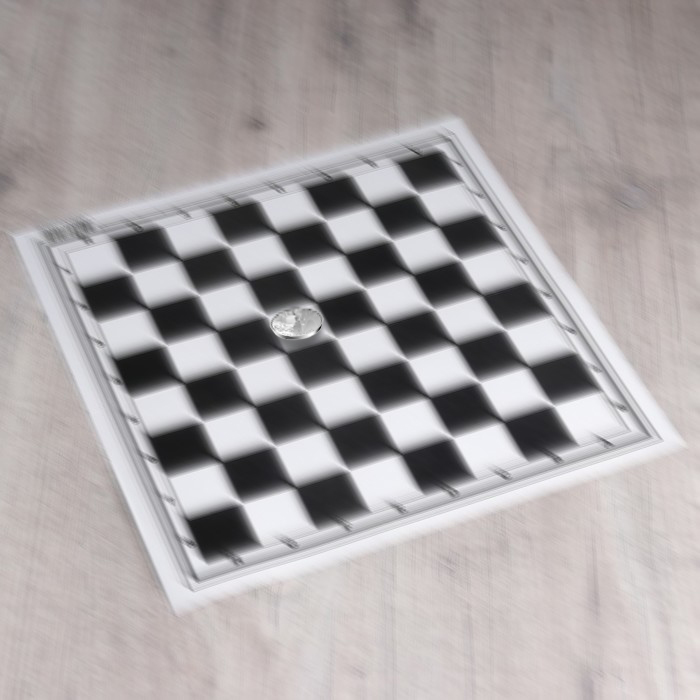
#> input picture homework/homework12/assets/chess_board_coin.jpg, 700 x 700 px
$ python homework12.2.py
#> lines starting #> are read from the running program, lines starting #| are printed output that depends on the picture; after the words box and inside, x2 and y2 are one past the last pixel; in counts of white or black regions, pixels touching at a corner belong together
import numpy as np
import cv2
from matplotlib import pyplot as plt

img = cv2.imread('assets/chess_board_coin.jpg')
#> img is the input picture: shape (700, 700, 3); mean B, G, R 165.4, 164.8, 170.2
canny = cv2.Canny(img, 100, 200)
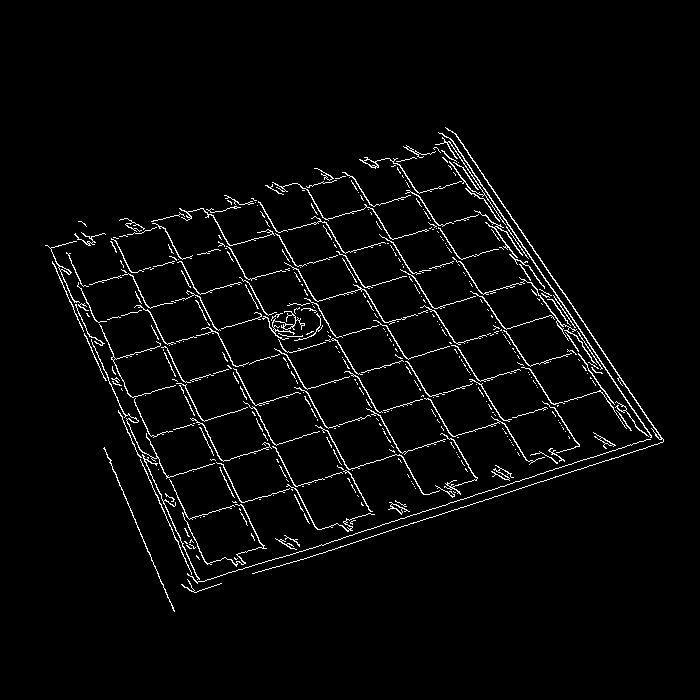
#> canny: shape (700, 700); 3.1% white in thin lines or dots, all inside (x1, y1, x2, y2) = (45, 127, 664, 612)

kernel = np.ones((3,3), 'uint8')
dilate = cv2.dilate(canny, kernel=kernel, iterations=1)
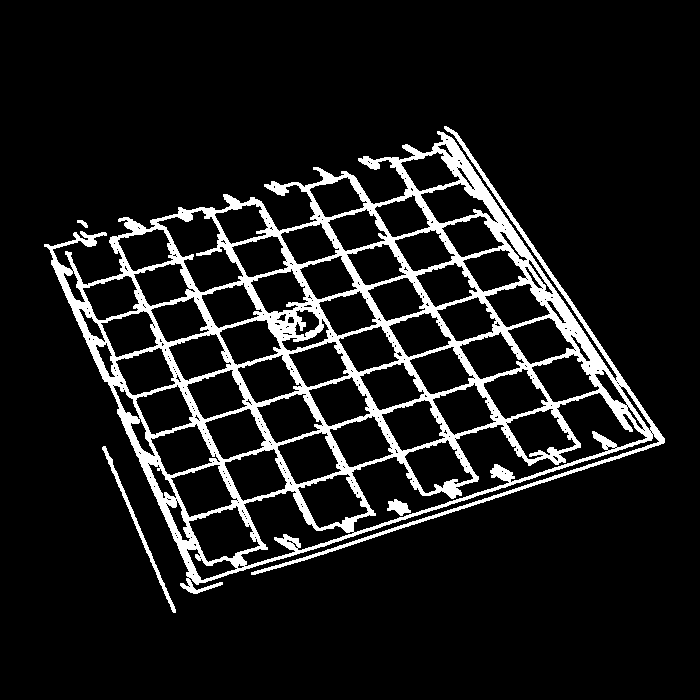
#> dilate: shape (700, 700); 10.1% white; 4 white regions, box (x1, y1, x2, y2) and area: (44, 126, 665, 594) 48325, (102, 446, 176, 613) 701, (387, 499, 411, 516) 232, (77, 220, 88, 228) 45
erosion = cv2.erode(dilate, kernel=kernel, iterations=1)
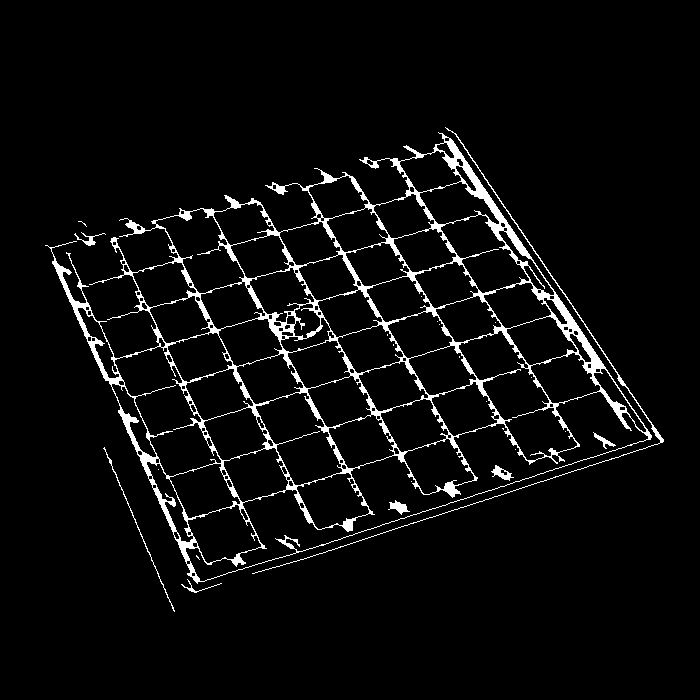
#> erosion: shape (700, 700); 4.7% white; 24 white regions (16 under 20 px), largest, box (x1, y1, x2, y2) and area: (45, 132, 652, 584) 21359, (252, 127, 664, 574) 1013, (103, 447, 175, 612) 223
plt.subplot(221), plt.imshow(img, cmap = 'gray')
plt.subplot(222), plt.imshow(canny, cmap = 'gray')
plt.subplot(223), plt.imshow(dilate, cmap = 'gray')
plt.subplot(224), plt.imshow(erosion, cmap = 'gray')
plt.show()
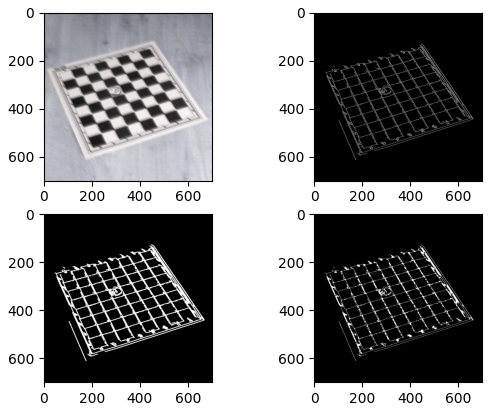
#> figure drawn by matplotlib, 4 panels; B, G, R data is drawn as R, G, B

$ run again, with homework/homework12/assets/chess_board_6.jpg copied over homework/homework12/assets/chess_board_coin.jpg
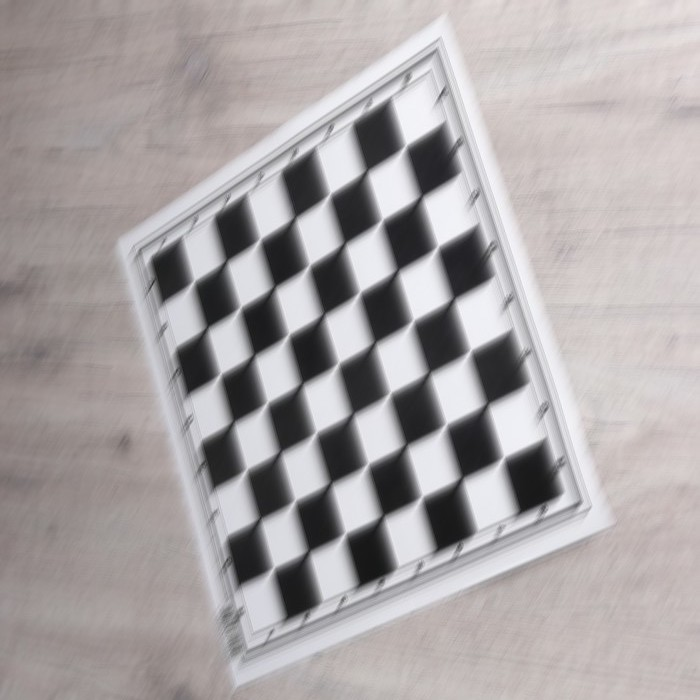
#> input picture homework/homework12/assets/chess_board_6.jpg, 700 x 700 px
#> img is the input picture: shape (700, 700, 3); mean B, G, R 165.6, 164.9, 170.4
#> `canny = cv2.Canny(img, 100, 200)`:
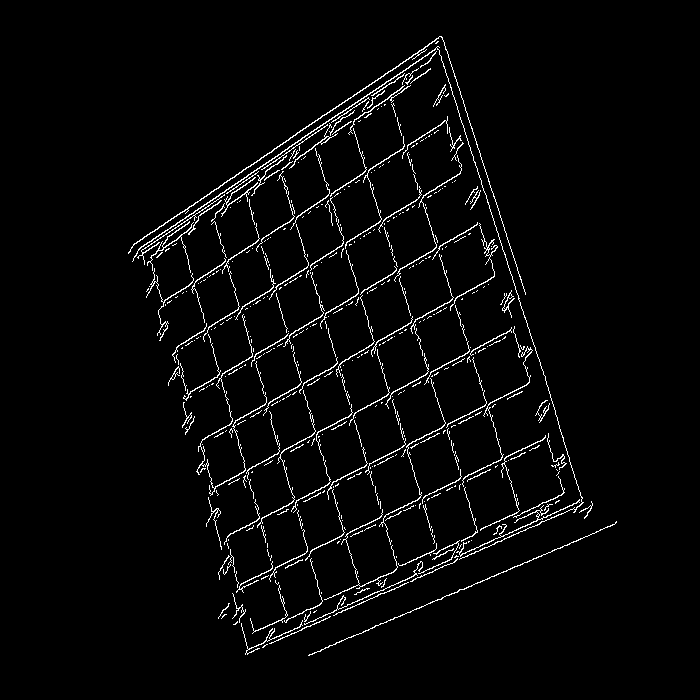
#> canny: shape (700, 700); 3.1% white in thin lines or dots, all inside (x1, y1, x2, y2) = (128, 36, 617, 656)
#> dilate: shape (700, 700); 10.1% white; 4 white regions, box (x1, y1, x2, y2) and area: (127, 35, 594, 656) 47775, (307, 520, 618, 657) 1286, (499, 289, 516, 319) 268, (217, 602, 231, 620) 114
#> erosion: shape (700, 700); 4.8% white; 24 white regions (13 under 20 px), largest, box (x1, y1, x2, y2) and area: (128, 36, 584, 655) 22224, (308, 521, 617, 656) 394, (500, 290, 515, 318) 164
#> `plt.show()`:
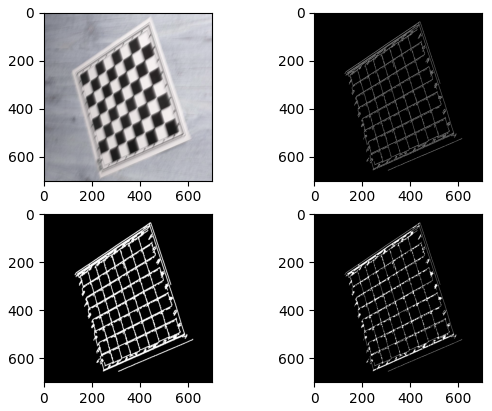
#> figure drawn by matplotlib, 4 panels; B, G, R data is drawn as R, G, B

$ run again, with homework/homework12/assets/chess_board_7.jpg copied over homework/homework12/assets/chess_board_coin.jpg
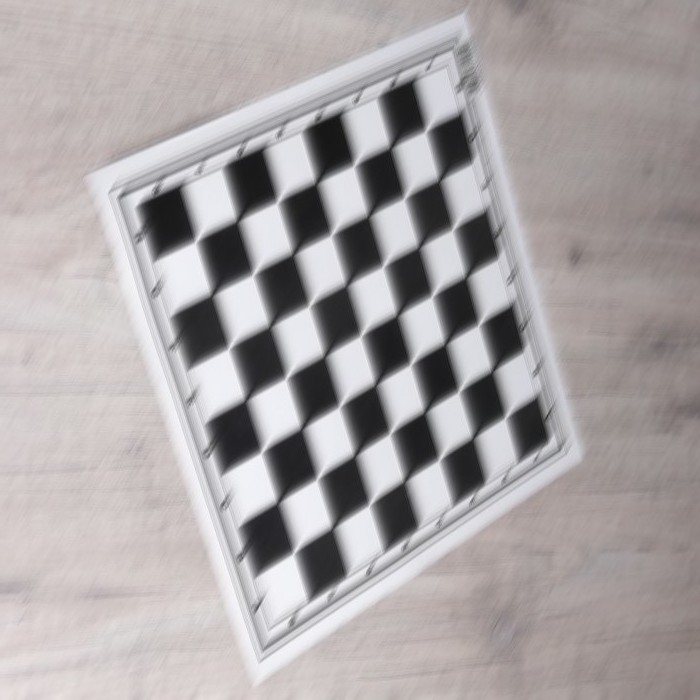
#> input picture homework/homework12/assets/chess_board_7.jpg, 700 x 700 px
#> img is the input picture: shape (700, 700, 3); mean B, G, R 165.6, 164.9, 170.4
#> `canny = cv2.Canny(img, 100, 200)`:
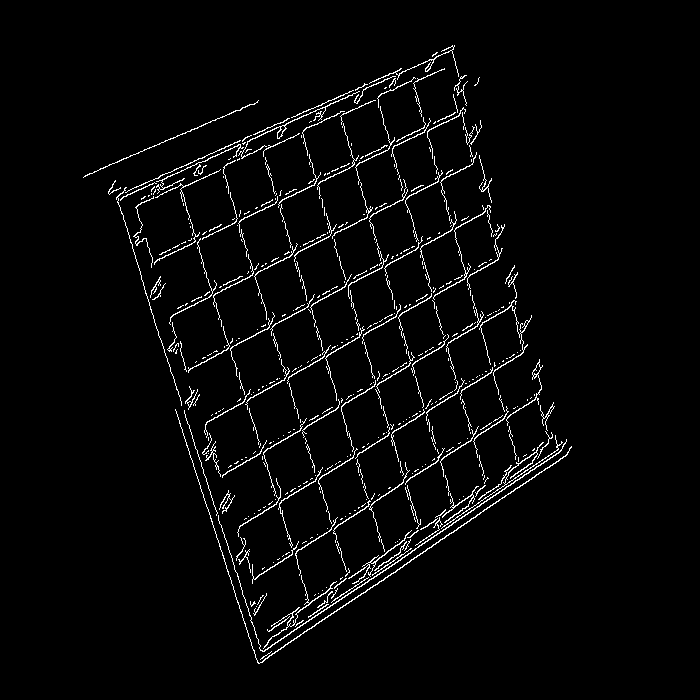
#> canny: shape (700, 700); 3% white in thin lines or dots, all inside (x1, y1, x2, y2) = (83, 45, 572, 664)
#> dilate: shape (700, 700); 9.9% white; 4 white regions, box (x1, y1, x2, y2) and area: (107, 44, 573, 665) 47562, (82, 99, 260, 179) 735, (184, 385, 201, 411) 245, (473, 76, 481, 87) 45
#> erosion: shape (700, 700); 4.7% white; 52 white regions (44 under 20 px), largest, box (x1, y1, x2, y2) and area: (116, 45, 567, 652) 21446, (175, 409, 572, 664) 836, (83, 100, 259, 178) 223
#> `plt.show()`:
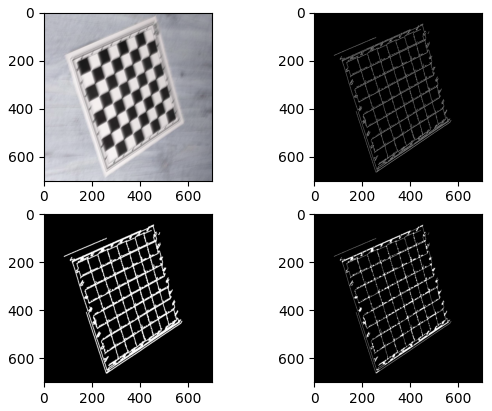
#> figure drawn by matplotlib, 4 panels; B, G, R data is drawn as R, G, B
